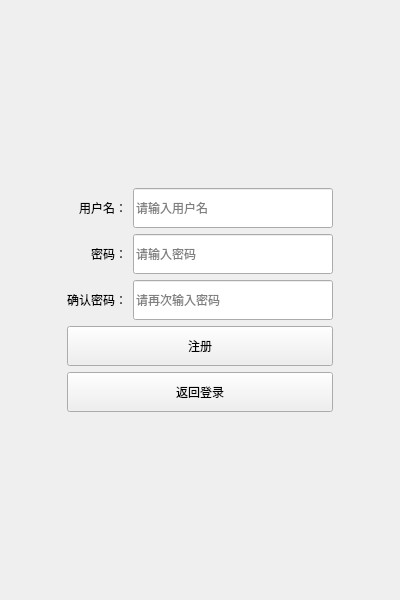
<?xml version="1.0" encoding="UTF-8"?>
<ui version="4.0">
 <class>RegisterWindow</class>
 <widget class="QMainWindow" name="RegisterWindow">
  <property name="geometry">
   <rect>
    <x>0</x>
    <y>0</y>
    <width>400</width>
    <height>600</height>
   </rect>
  </property>
  <property name="windowTitle">
   <string>注册新用户</string>
  </property>
  <widget class="QWidget" name="centralwidget">
   <layout class="QVBoxLayout" name="verticalLayout">
    <item>
     <spacer name="verticalSpacer_top">
      <property name="orientation">
       <enum>Qt::Vertical</enum>
      </property>
      <property name="sizeHint" stdset="0">
       <size>
        <width>20</width>
        <height>40</height>
       </size>
      </property>
     </spacer>
    </item>
    <item>
     <layout class="QHBoxLayout" name="horizontalLayout_main">
      <item>
       <spacer name="horizontalSpacer_left">
        <property name="orientation">
         <enum>Qt::Horizontal</enum>
        </property>
        <property name="sizeHint" stdset="0">
         <size>
          <width>40</width>
          <height>20</height>
         </size>
        </property>
       </spacer>
      </item>
      <item>
       <layout class="QVBoxLayout" name="verticalLayout_center">
        <item>
         <layout class="QGridLayout" name="gridLayout">
          <item row="0" column="0">
           <widget class="QLabel" name="label">
            <property name="text">
             <string>用户名：</string>
            </property>
            <property name="alignment">
             <set>Qt::AlignRight|Qt::AlignVCenter</set>
            </property>
           </widget>
          </item>
          <item row="0" column="1">
           <widget class="QLineEdit" name="usernameEdit">
            <property name="minimumSize">
             <size>
              <width>200</width>
              <height>40</height>
             </size>
            </property>
            <property name="placeholderText">
             <string>请输入用户名</string>
            </property>
           </widget>
          </item>
          <item row="1" column="0">
           <widget class="QLabel" name="label_2">
            <property name="text">
             <string>密码：</string>
            </property>
            <property name="alignment">
             <set>Qt::AlignRight|Qt::AlignVCenter</set>
            </property>
           </widget>
          </item>
          <item row="1" column="1">
           <widget class="QLineEdit" name="passwordEdit">
            <property name="minimumSize">
             <size>
              <width>200</width>
              <height>40</height>
             </size>
            </property>
            <property name="echoMode">
             <enum>QLineEdit::Password</enum>
            </property>
            <property name="placeholderText">
             <string>请输入密码</string>
            </property>
           </widget>
          </item>
          <item row="2" column="0">
           <widget class="QLabel" name="label_3">
            <property name="text">
             <string>确认密码：</string>
            </property>
            <property name="alignment">
             <set>Qt::AlignRight|Qt::AlignVCenter</set>
            </property>
           </widget>
          </item>
          <item row="2" column="1">
           <widget class="QLineEdit" name="confirmPasswordEdit">
            <property name="minimumSize">
             <size>
              <width>200</width>
              <height>40</height>
             </size>
            </property>
            <property name="echoMode">
             <enum>QLineEdit::Password</enum>
            </property>
            <property name="placeholderText">
             <string>请再次输入密码</string>
            </property>
           </widget>
          </item>
         </layout>
        </item>
        <item>
         <widget class="QPushButton" name="registerButton">
          <property name="minimumSize">
           <size>
            <width>200</width>
            <height>40</height>
           </size>
          </property>
          <property name="text">
           <string>注册</string>
          </property>
         </widget>
        </item>
        <item>
         <widget class="QPushButton" name="backButton">
          <property name="minimumSize">
           <size>
            <width>200</width>
            <height>40</height>
           </size>
          </property>
          <property name="text">
           <string>返回登录</string>
          </property>
         </widget>
        </item>
       </layout>
      </item>
      <item>
       <spacer name="horizontalSpacer_right">
        <property name="orientation">
         <enum>Qt::Horizontal</enum>
        </property>
        <property name="sizeHint" stdset="0">
         <size>
          <width>40</width>
          <height>20</height>
         </size>
        </property>
       </spacer>
      </item>
     </layout>
    </item>
    <item>
     <spacer name="verticalSpacer_bottom">
      <property name="orientation">
       <enum>Qt::Vertical</enum>
      </property>
      <property name="sizeHint" stdset="0">
       <size>
        <width>20</width>
        <height>40</height>
       </size>
      </property>
     </spacer>
    </item>
   </layout>
  </widget>
 </widget>
</ui> 
